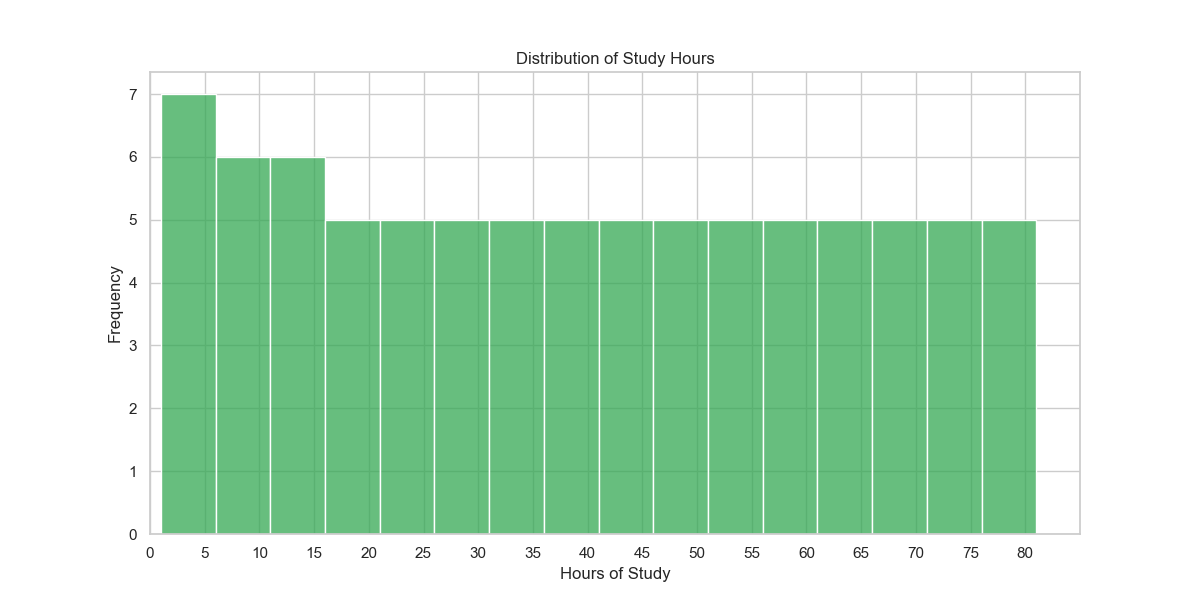

The script that drew this image:

import pandas as pd
import seaborn as sns
import matplotlib.pyplot as plt

# Create a DataFrame from the dataset
data = {
    'hours_of_study': [
        1, 2, 2, 3, 4, 5, 5, 6, 7, 8, 9, 10, 10, 11, 12, 13, 14, 15, 15, 16,
        17, 18, 19, 20, 21, 22, 23, 24, 25, 26, 27, 28, 29, 30, 31, 32, 33, 34,
        35, 36, 37, 38, 39, 40, 41, 42, 43, 44, 45, 46, 47, 48, 49, 50, 51, 52,
        53, 54, 55, 56, 57, 58, 59, 60, 61, 62, 63, 64, 65, 66, 67, 68, 69, 70,
        71, 72, 73, 74, 75, 76, 77, 78, 79, 80
    ]
}
df = pd.DataFrame(data)

# Set the style and the figure size
sns.set(style="whitegrid")
plt.figure(figsize=(12, 6))

# Create the histogram chart
sns.histplot(
    data=df, 
    x="hours_of_study", 
    binwidth=5, 
    kde=False, 
    color="#34a853"
)

# Adjusting further aesthetics of the plot
plt.title("Distribution of Study Hours")
plt.xlabel("Hours of Study")
plt.ylabel("Frequency")
plt.xlim(0, 85)
plt.xticks(range(0, 85, 5))

# Display the plot
plt.show()
